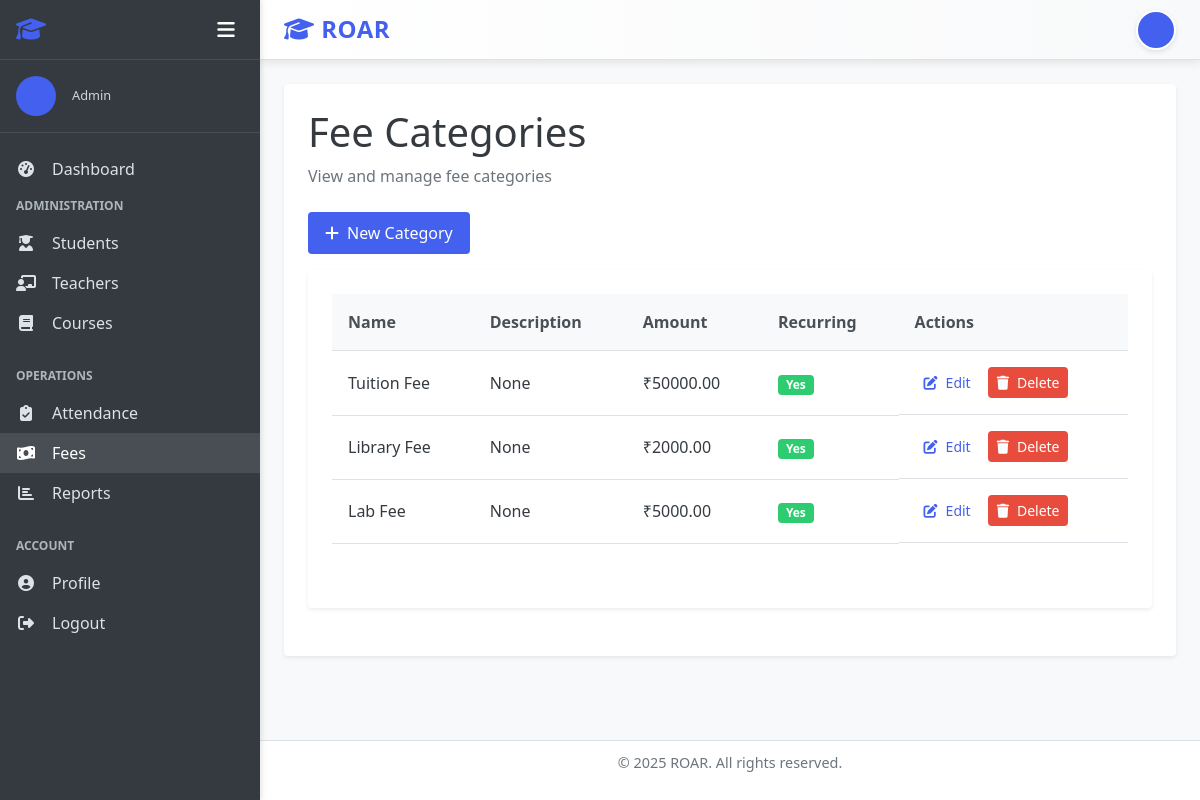
Page /fees/categories/ (signed in) on the committed database.
### accounts/models.py (models this page shows, shortened)
class User(AbstractUser):
    USER_TYPE_CHOICES = (
        ('admin', 'Admin'),
        ('teacher', 'Teacher'),
        ('student', 'Student'),
    )
    user_type = models.CharField(max_length=10, choices=USER_TYPE_CHOICES, default='student')
    profile_pic = models.ImageField(upload_to='profile_pics/', null=True, blank=True)
    address = models.TextField(null=True, blank=True)
    mobile = models.CharField(max_length=15, null=True, blank=True)
    @property
    def is_admin(self):
        return self.user_type == 'admin'
    @property
    def is_teacher(self):
        return self.user_type == 'teacher'
    @property
    def is_student(self):
        return self.user_type == 'student'

### fees/models.py (models this page shows, shortened)
class FeeCategory(models.Model):
    name = models.CharField(max_length=100)
    description = models.TextField(blank=True, null=True)
    amount = models.DecimalField(max_digits=10, decimal_places=2)
    is_recurring = models.BooleanField(default=True, help_text='Whether this fee is charged regularly')
    class Meta:
        verbose_name_plural = 'Fee Categories'

### fees/views.py (the view)
# urls.py: path('categories/', views.FeeCategoryListView.as_view(), name='fee_category_list'),
class FeeCategoryListView(LoginRequiredMixin, AdminRequiredMixin, ListView):
    model = FeeCategory
    template_name = 'fees/fee_category_list.html'
    context_object_name = 'categories'

### students/views.py (called while the page is built)
    def test_func(self):
        return self.request.user.is_authenticated and self.request.user.is_admin

### templates/fees/fee_category_list.html (shortened to what this page needs)
{% extends "base.html" %}
{% block content %}
<div class="dashboard-header">
    <h1>Fee Categories</h1>
    <p>View and manage fee categories</p>
</div>
<div class="action-bar">
    <div class="action-buttons">
        <a href="{% url 'fee_category_create' %}" class="btn btn-primary">
            <i class="fas fa-plus"></i> New Category
        </a>
    </div>
</div>
<div class="card">
    <div class="card-body">
        {% if categories %}
        <div class="table-container">
            <table class="table">
                <thead>
                    <tr>
                        <th>Name</th>
                        <th>Description</th>
                        <th>Amount</th>
                        <th>Recurring</th>
                        <th>Actions</th>
                    </tr>
                </thead>
                <tbody>
                    {% for category in categories %}
                    <tr>
                        <td>{{ category.name }}</td>
                        <td>{{ category.description|truncatechars:50|default:"-" }}</td>
                        <td>₹{{ category.amount|floatformat:2 }}</td>
                        <td>
                            {% if category.is_recurring %}
                            <span class="badge badge-success">Yes</span>
                            {% else %}
                            <span class="badge badge-secondary">No</span>
                            {% endif %}
                        </td>
                        <td class="table-actions">
                            <a href="{% url 'fee_category_update' category.id %}" class="btn btn-sm btn-warning">
                                <i class="fas fa-edit"></i> Edit
                            </a>
                            <a href="{% url 'fee_category_delete' category.id %}" class="btn btn-sm btn-danger">
                                <i class="fas fa-trash"></i> Delete
                            </a>
                        </td>
                    </tr>
                    {% endfor %}
                </tbody>
            </table>
        </div>
        {% endif %}
    </div>
</div>
{% endblock %}

### templates/base.html (shortened to what this page needs)
<!DOCTYPE html>
<html lang="en">
<head>
    <link rel="stylesheet" href="/static/css/style.css">
    <link rel="stylesheet" href="https://cdnjs.cloudflare.com/ajax/libs/font-awesome/6.4.0/css/all.min.css">
</head>
<body>
    <div class="app-container {% if not user.is_authenticated %}auth-page{% endif %}">
        {% if user.is_authenticated %}
        <aside class="sidebar">
            <div class="sidebar-header">
                <h2><i class="fas fa-graduation-cap"></i> </h2>
                <div class="sidebar-controls">
                    <button class="sidebar-toggle" id="sidebarToggle">
                        <i class="fas fa-bars"></i>
                    </button>
                </div>
            </div>
            <div class="sidebar-user">
                {% if user.profile_pic %}
                    <img src="{{ user.profile_pic.url }}" alt="{{ user.get_full_name }}" class="user-avatar">
                {% else %}
                    <div class="user-avatar-placeholder">
                    </div>
                {% endif %}
                <div class="user-info">
                    <p class="user-role">{{ user.get_user_type_display }}</p>
                </div>
            </div>
            <nav class="sidebar-nav">
                <ul>
                    <li><a href="{% url 'dashboard' %}" class="{% if request.path == '/' %}active{% endif %}">
                        <i class="fas fa-tachometer-alt"></i> <span class="menu-text">Dashboard</span>
                    </a></li>
                    {% if user.is_admin %}
                    <li class="nav-section">
                        <span class="nav-section-title">Administration</span>
                        <ul>
                            <li><a href="{% url 'student_list' %}" class="{% if '/students/' in request.path %}active{% endif %}">
                                <i class="fas fa-user-graduate"></i> <span class="menu-text">Students</span>
                            </a></li>
                            <li><a href="{% url 'teacher_list' %}" class="{% if '/teachers/' in request.path %}active{% endif %}">
                                <i class="fas fa-chalkboard-teacher"></i> <span class="menu-text">Teachers</span>
                            </a></li>
                            <li><a href="{% url 'course_list' %}" class="{% if '/courses/' in request.path %}active{% endif %}">
                                <i class="fas fa-book"></i> <span class="menu-text">Courses</span>
                            </a></li>
                        </ul>
                    </li>
                    <li class="nav-section">
                        <span class="nav-section-title">Operations</span>
                        <ul>
                            <li><a href="{% url 'attendance_record_list' %}" class="{% if '/attendance/' in request.path %}active{% endif %}">
                                <i class="fas fa-clipboard-check"></i> <span class="menu-text">Attendance</span>
                            </a></li>
                            <li><a href="{% url 'fee_invoice_list' %}" class="{% if '/fees/' in request.path %}active{% endif %}">
                                <i class="fas fa-money-bill-wave"></i> <span class="menu-text">Fees</span>
                            </a></li>
                            <li><a href="{% url 'report_dashboard' %}" class="{% if '/reports/' in request.path %}active{% endif %}">
                                <i class="fas fa-chart-bar"></i> <span class="menu-text">Reports</span>
                            </a></li>
                        </ul>
                    </li>
                    {% endif %}
                    <li class="nav-section">
                        <span class="nav-section-title">Account</span>
                        <ul>
                            <li><a href="{% url 'profile' %}">
                                <i class="fas fa-user-circle"></i> <span class="menu-text">Profile</span>
                            </a></li>
                            <li><a href="{% url 'logout' %}">
                                <i class="fas fa-sign-out-alt"></i> <span class="menu-text">Logout</span>
                            </a></li>
                        </ul>
                    </li>
                </ul>
            </nav>
        </aside>
        {% endif %}
        <main class="main-content {% if not user.is_authenticated %}auth-main{% endif %}">
            {% if user.is_authenticated %}
            <header class="main-header">
                <div class="header-left">
                    <h1><i class="fas fa-graduation-cap"></i> ROAR</h1>
                </div>
                <div class="header-right">
                    <div class="header-user">
                        <a href="{% url 'profile' %}" class="user-profile-link">
                            {% if user.profile_pic %}
                            <img src="{{ user.profile_pic.url }}" alt="{{ user.get_full_name }}" class="user-avatar-small">
                            {% else %}
                            <div class="user-avatar-small-placeholder">
                            </div>
                            {% endif %}
                        </a>
                    </div>
                </div>
            </header>
            {% endif %}
            <div class="content-wrapper">
                <div class="content">
                    {% block content %}{% endblock %}
                </div>
            </div>
            <footer class="main-footer">
                <p>&copy; {% now "Y" %} ROAR. All rights reserved.</p>
            </footer>
        </main>
    </div>
</body>
</html>

### templates/fees/fee_category_list.html (style rules this page uses)
.action-bar { display: flex; justify-content: space-between; align-items: center; margin-bottom: var(--spacing-md); }
.badge { display: inline-block; padding: 0.25rem 0.5rem; font-size: 0.75rem; font-weight: 700; line-height: 1; text-align: center; white-space: nowrap; vertical-align: baseline; border-radius: 0.25rem; }
.badge-success { color: #fff; background-color: #2ecc71; }
.table-actions { white-space: nowrap; }

### rows in the picture
User: user_type "Admin"
FeeCategory: name "Tuition Fee", description "None", amount "50000.00", is_recurring "Yes"
FeeCategory: name "Library Fee", description "None", amount "2000.00", is_recurring "Yes"
FeeCategory: name "Lab Fee", description "None", amount "5000.00", is_recurring "Yes"
